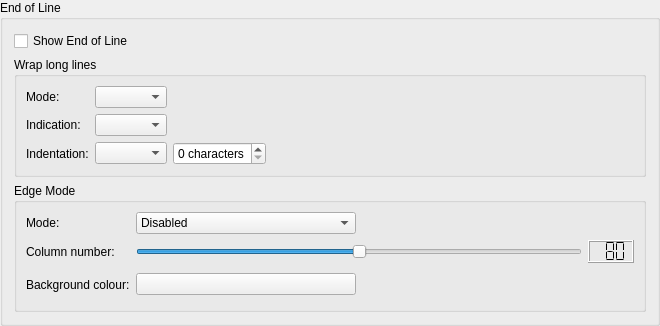
    <widget class="QGroupBox" name="groupBox_7">
     <property name="title">
      <string>End of Line</string>
     </property>
     <layout class="QVBoxLayout" name="verticalLayout_4">
      <item>
       <widget class="QCheckBox" name="eolCheckBox">
        <property name="toolTip">
         <string>Select whether end of line shall be shown</string>
        </property>
        <property name="text">
         <string>Show End of Line</string>
        </property>
       </widget>
      </item>
      <item>
       <widget class="QGroupBox" name="wrapLongLinesGroup">
        <property name="toolTip">
         <string/>
        </property>
        <property name="title">
         <string>Wrap long lines</string>
        </property>
        <property name="checkable">
         <bool>false</bool>
        </property>
        <layout class="QGridLayout" name="gridLayout_7">
         <item row="0" column="0">
          <widget class="QLabel" name="textLabel1_15">
           <property name="text">
            <string>Mode:</string>
           </property>
          </widget>
         </item>
         <item row="0" column="1">
          <widget class="QComboBox" name="wrapModeComboBox">
           <property name="toolTip">
            <string>Select the wrap mode for long lines</string>
           </property>
          </widget>
         </item>
         <item row="0" column="2" colspan="2">
          <spacer name="horizontalSpacer_2">
           <property name="orientation">
            <enum>Qt::Horizontal</enum>
           </property>
           <property name="sizeHint" stdset="0">
            <size>
             <width>400</width>
             <height>20</height>
            </size>
           </property>
          </spacer>
         </item>
         <item row="1" column="0">
          <widget class="QLabel" name="label_5">
           <property name="text">
            <string>Indication:</string>
           </property>
          </widget>
         </item>
         <item row="1" column="1">
          <widget class="QComboBox" name="wrapVisualComboBox">
           <property name="toolTip">
            <string>Select, how wrapped lines are indicated</string>
           </property>
          </widget>
         </item>
         <item row="2" column="0">
          <widget class="QLabel" name="label_18">
           <property name="text">
            <string>Indentation:</string>
           </property>
          </widget>
         </item>
         <item row="2" column="1">
          <widget class="QComboBox" name="wrapIndentComboBox">
           <property name="toolTip">
            <string>Select, how wrapped lines are indented</string>
           </property>
          </widget>
         </item>
         <item row="2" column="2">
          <widget class="QSpinBox" name="wrapStartIndentSpinBox">
           <property name="toolTip">
            <string>Enter the number of characters to indent (only used for 'Fixed')</string>
           </property>
           <property name="suffix">
            <string> characters</string>
           </property>
           <property name="maximum">
            <number>9</number>
           </property>
          </widget>
         </item>
         <item row="2" column="3">
          <spacer name="horizontalSpacer_4">
           <property name="orientation">
            <enum>Qt::Horizontal</enum>
           </property>
           <property name="sizeHint" stdset="0">
            <size>
             <width>362</width>
             <height>20</height>
            </size>
           </property>
          </spacer>
         </item>
        </layout>
       </widget>
      </item>
      <item>
       <widget class="QGroupBox" name="groupBox_9">
        <property name="title">
         <string>Edge Mode</string>
        </property>
        <layout class="QGridLayout" name="_13">
         <item row="0" column="2" colspan="2">
          <spacer>
           <property name="orientation">
            <enum>Qt::Horizontal</enum>
           </property>
           <property name="sizeType">
            <enum>QSizePolicy::Expanding</enum>
           </property>
           <property name="sizeHint" stdset="0">
            <size>
             <width>211</width>
             <height>20</height>
            </size>
           </property>
          </spacer>
         </item>
         <item row="2" column="2" colspan="2">
          <spacer>
           <property name="orientation">
            <enum>Qt::Horizontal</enum>
           </property>
           <property name="sizeType">
            <enum>QSizePolicy::Expanding</enum>
           </property>
           <property name="sizeHint" stdset="0">
            <size>
             <width>201</width>
             <height>31</height>
            </size>
           </property>
          </spacer>
         </item>
         <item row="2" column="1">
          <widget class="QPushButton" name="edgeBackgroundColorButton">
           <property name="minimumSize">
            <size>
             <width>100</width>
             <height>0</height>
            </size>
           </property>
           <property name="toolTip">
            <string>Select the colour for the edge marker.</string>
           </property>
           <property name="text">
            <string/>
           </property>
          </widget>
         </item>
         <item row="2" column="0">
          <widget class="QLabel" name="TextLabel13_3_2_2">
           <property name="text">
            <string>Background colour:</string>
           </property>
          </widget>
         </item>
         <item row="1" column="1" colspan="2">
          <widget class="QSlider" name="edgeLineColumnSlider">
           <property name="sizePolicy">
            <sizepolicy hsizetype="Expanding" vsizetype="Fixed">
             <horstretch>11</horstretch>
             <verstretch>0</verstretch>
            </sizepolicy>
           </property>
           <property name="toolTip">
            <string>Move to set the edge column.</string>
           </property>
           <property name="minimum">
            <number>0</number>
           </property>
           <property name="maximum">
            <number>160</number>
           </property>
           <property name="value">
            <number>80</number>
           </property>
           <property name="orientation">
            <enum>Qt::Horizontal</enum>
           </property>
           <property name="tickInterval">
            <number>10</number>
           </property>
          </widget>
         </item>
         <item row="1" column="3">
          <widget class="QLCDNumber" name="edgeLineColumnLCD">
           <property name="sizePolicy">
            <sizepolicy hsizetype="Minimum" vsizetype="Minimum">
             <horstretch>1</horstretch>
             <verstretch>0</verstretch>
            </sizepolicy>
           </property>
           <property name="toolTip">
            <string>Displays the selected tab width.</string>
           </property>
           <property name="digitCount">
            <number>3</number>
           </property>
           <property name="segmentStyle">
            <enum>QLCDNumber::Flat</enum>
           </property>
           <property name="value" stdset="0">
            <double>80.000000000000000</double>
           </property>
          </widget>
         </item>
         <item row="1" column="0">
          <widget class="QLabel" name="TextLabel13_3_2">
           <property name="text">
            <string>Column number:</string>
           </property>
          </widget>
         </item>
         <item row="0" column="0">
          <widget class="QLabel" name="textLabel1_14">
           <property name="text">
            <string>Mode:</string>
           </property>
          </widget>
         </item>
         <item row="0" column="1">
          <widget class="QComboBox" name="edgeModeCombo">
           <property name="sizePolicy">
            <sizepolicy hsizetype="Minimum" vsizetype="Fixed">
             <horstretch>0</horstretch>
             <verstretch>0</verstretch>
            </sizepolicy>
           </property>
           <item>
            <property name="text">
             <string>Disabled</string>
            </property>
           </item>
           <item>
            <property name="text">
             <string>Draw Line</string>
            </property>
           </item>
           <item>
            <property name="text">
             <string>Change Background Colour</string>
            </property>
           </item>
          </widget>
         </item>
        </layout>
       </widget>
      </item>
     </layout>
    </widget>
